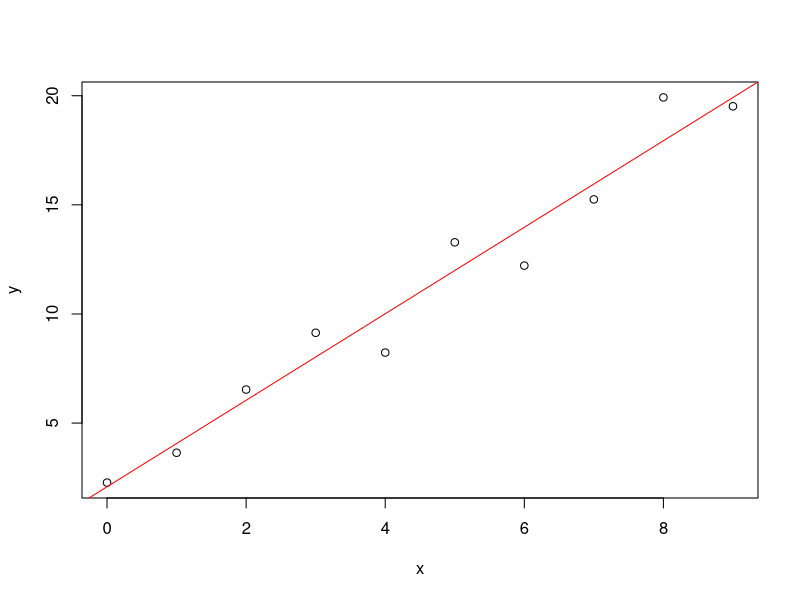
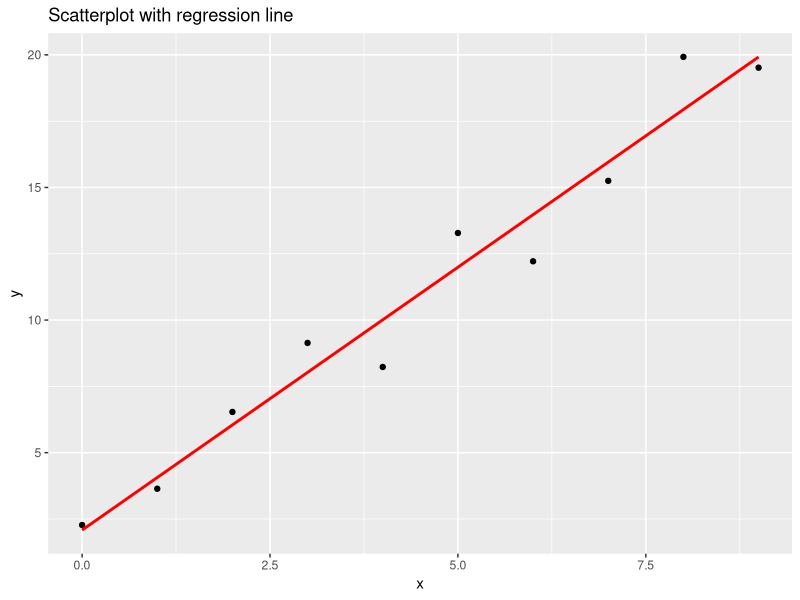
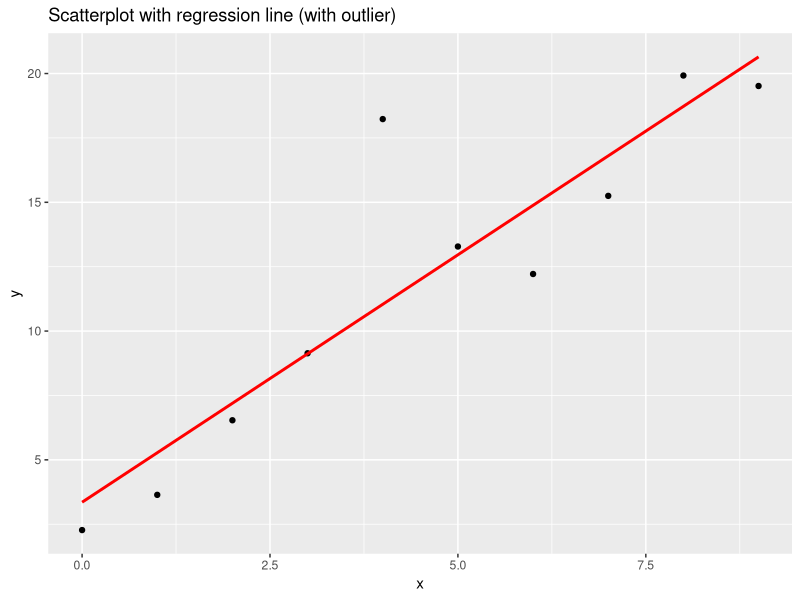

R code for these plots, in order:
library(ggplot2)

x <- seq(0,9)

m <- 2
c <- 3
y <- m*x + c


s <- 1
y <- y + rnorm(length(x), mean = 0, sd = s)


model <- lm(y ~ x)
summary(model)
plot(x, y)
abline(model, col="red") # adds a regression line

df <- data.frame(x=x, y=y) # create a dataframe to use with ggplot2

ggplot(df, aes(x=x, y=y)) + 
  geom_point() +
  geom_smooth(method=lm, se=FALSE, color="red") + 
  labs(title="Scatterplot with regression line", x="x", y="y")

y[5] <- y[5] + 10 # Add an outlier
model <- lm(y ~ x)
summary(model)

# Plotting again
df$y <- y
ggplot(df, aes(x=x, y=y)) + 
  geom_point() +
  geom_smooth(method=lm, se=FALSE, color="red") +
  labs(title="Scatterplot with regression line (with outlier)", x="x", y="y")

